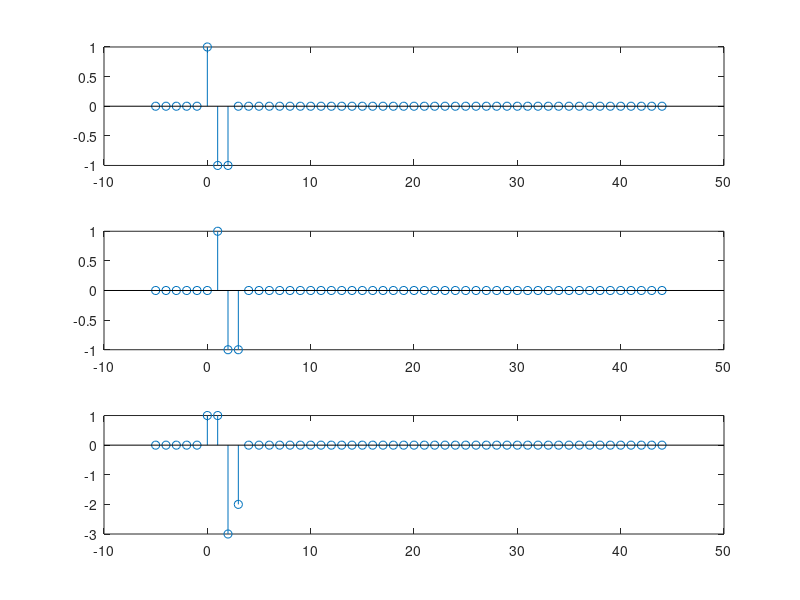

MATLAB code to generate this figure:
clc; clear;
n=[-5:44];
x1_n_=[n==0];
x2_n_=[n==1];
x3_n_=x1_n_+2*x2_n_;
b=[1 -1 -1];
a=[1];

y=filter(b,a,x1_n_);
subplot(3,1,1);
stem(n,y);

y=filter(b,a,x2_n_);
subplot(3,1,2);
stem(n,y);

y=filter(b,a,x3_n_);
subplot(3,1,3);
stem(n,y);